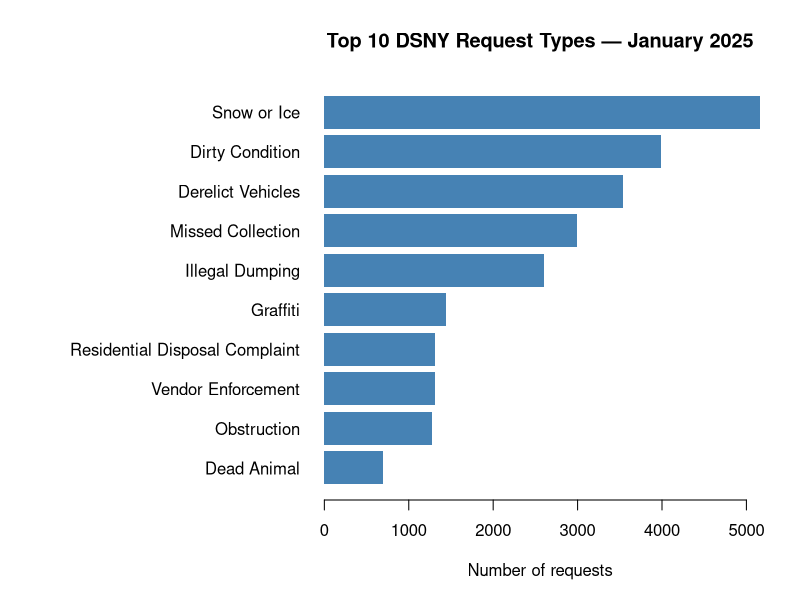

The R source for this figure:
# Read the saved summary
january_summary <- read.csv(
  "outputs/closure_summary_january.csv"
)

# Select the 10 busiest categories
top10 <- head(
  january_summary[
    order(january_summary$total_requests, decreasing = TRUE),
  ],
  10
)

# Reverse the order so the busiest appears at the top
top10 <- top10[nrow(top10):1, ]

# Save a horizontal bar chart
dir.create("outputs", showWarnings = FALSE)

png(
  "outputs/january_top10_requests.png",
  width = 1600,
  height = 1000,
  res = 150
)

par(mar = c(5, 16, 4, 2))

barplot(
  top10$total_requests,
  names.arg = top10$problem,
  horiz = TRUE,
  las = 1,
  col = "steelblue",
  border = NA,
  main = "Top 10 DSNY Request Types — January 2025",
  xlab = "Number of requests"
)

dev.off()
